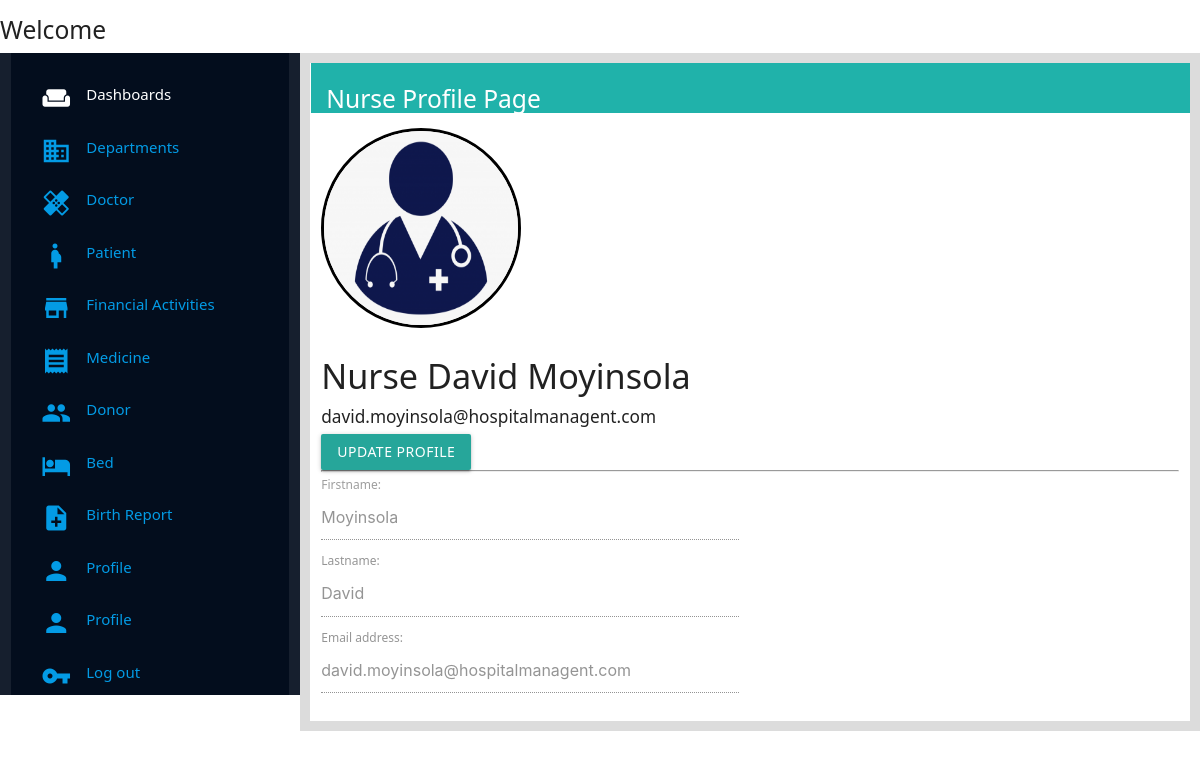
Screenshot of /management/nurse_profile_page/ (signed in) with the database file from the repository.
### management/models.py (models this page shows)
class Nurse(models.Model):
    Profile_image = models.ImageField(blank=True, null=True,default="Null")
    Nurse_user_instance = models.OneToOneField(User,on_delete=models.CASCADE, null=True, blank=True)
    Nurse_lastname = models.CharField(max_length=250)
    Nurse_firstname = models.CharField(max_length=250)
    Nurse_email_address = models.EmailField(max_length=250, null=True, blank=True,default="email@hospitalmanagent.com")
    Nurse_phone_number = models.CharField(max_length=250)
    Nurse_location = models.CharField(max_length=250)
    def __str__(self):
        return "Nurse " + self.Nurse_lastname + " " + self.Nurse_firstname

### management/views.py (the view)
# urls.py: path('nurse_profile_page/', views.nurse_profile,name="nurse_profile"),
@login_required(login_url=welcome_page)
def nurse_profile(request):
    profile_details = Nurse.objects.get(Nurse_user_instance=request.user)
    context ={
        'profile_details':profile_details
    }
    return render(request,'management/Pages/nurse_profile_page.html',context)

### management/templates/management/Pages/nurse_profile_page.html
{% extends 'management/index.html' %}
{% load static %}
{% block content %}
<div class="wrapper">
    <div class="title-holder">
        <h5 class="title">Nurse Profile Page</h5>
    </div>
    <div class="profile-details">
        <img class="image-holder" src="{{profile_details.Profile_image.url}}" alt="profile_picture">
    <div class="profile-text">
        <h4>{{profile_details}}</h4>
        <h6>{{profile_details.Nurse_email_address}}</h6>
        <a class="btn" href="{% url 'update_profile' request.user.id %}">Update Profile</a>
        <hr>
        <div class="row">
            <div class="col l6">
                <label for="firstname">Firstname:</label>
                <input type="text" name="firstname" id="firstname" value="{{profile_details.Nurse_firstname}}" disabled>
                <label for="lastname">Lastname:</label>
                <input type="text" name="lastname" id="lastname" value="{{profile_details.Nurse_lastname}}" disabled>
                <label for="email">Email address:</label>
                <input type="text" name="department" id="email" value="{{profile_details.Nurse_email_address}}" disabled>
            </div>
        </div>
    </div>
</div>
</div>
{% endblock content %}

### management/static/management/css/style.css (style rules this page uses)
* { margin: 0; padding: 0; font-family:'Segoe UI', Tahoma, Geneva, Verdana, sans-serif; }
.title-holder { background-color: lightseagreen; height: 50px; color: white; margin-left: -10px; margin-right: -11px; padding-bottom: 10px; padding-top: 5px; padding-left: 1em; }
.image-holder { height: 200px; width: 200px; border: 3px solid black; border-radius: 50%; margin-top: 1em; }

### rows the page displays
Nurse: Profile_image (picture), Nurse_lastname+Nurse_firstname "Nurse David Moyinsola", Nurse_email_address "david.moyinsola@hospitalmanagent.com", firstname "Moyinsola", lastname "David", department "david.moyinsola@hospitalmanagent.com"
